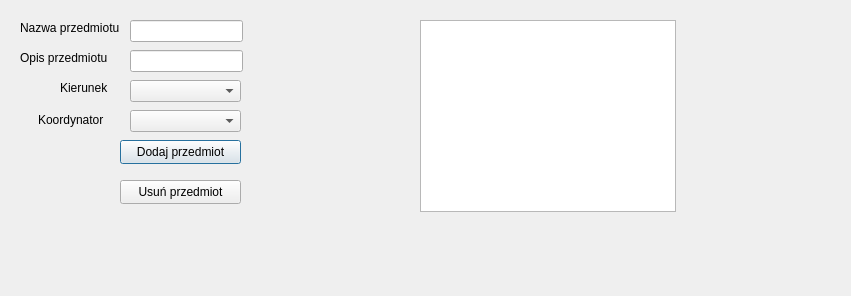
<?xml version="1.0" encoding="UTF-8"?>
<ui version="4.0">
 <class>SubjectsWindow</class>
 <widget class="QDialog" name="SubjectsWindow">
  <property name="geometry">
   <rect>
    <x>0</x>
    <y>0</y>
    <width>851</width>
    <height>296</height>
   </rect>
  </property>
  <property name="windowTitle">
   <string>Dialog</string>
  </property>
  <widget class="QLineEdit" name="nameLineEdit">
   <property name="geometry">
    <rect>
     <x>130</x>
     <y>20</y>
     <width>113</width>
     <height>22</height>
    </rect>
   </property>
  </widget>
  <widget class="QLineEdit" name="descriptionLineEdit">
   <property name="geometry">
    <rect>
     <x>130</x>
     <y>50</y>
     <width>113</width>
     <height>22</height>
    </rect>
   </property>
  </widget>
  <widget class="QLabel" name="label">
   <property name="geometry">
    <rect>
     <x>20</x>
     <y>20</y>
     <width>101</width>
     <height>16</height>
    </rect>
   </property>
   <property name="text">
    <string>Nazwa przedmiotu</string>
   </property>
  </widget>
  <widget class="QLabel" name="label_2">
   <property name="geometry">
    <rect>
     <x>20</x>
     <y>50</y>
     <width>101</width>
     <height>16</height>
    </rect>
   </property>
   <property name="text">
    <string>Opis przedmiotu</string>
   </property>
  </widget>
  <widget class="QTableView" name="subjectsTableView">
   <property name="geometry">
    <rect>
     <x>420</x>
     <y>20</y>
     <width>256</width>
     <height>192</height>
    </rect>
   </property>
  </widget>
  <widget class="QPushButton" name="addSubjectButton">
   <property name="geometry">
    <rect>
     <x>120</x>
     <y>140</y>
     <width>121</width>
     <height>24</height>
    </rect>
   </property>
   <property name="text">
    <string>Dodaj przedmiot</string>
   </property>
  </widget>
  <widget class="QPushButton" name="deleteSubjectButton">
   <property name="geometry">
    <rect>
     <x>120</x>
     <y>180</y>
     <width>121</width>
     <height>24</height>
    </rect>
   </property>
   <property name="text">
    <string>Usuń przedmiot</string>
   </property>
  </widget>
  <widget class="QComboBox" name="directionComboBox">
   <property name="geometry">
    <rect>
     <x>130</x>
     <y>80</y>
     <width>111</width>
     <height>22</height>
    </rect>
   </property>
  </widget>
  <widget class="QLabel" name="label_3">
   <property name="geometry">
    <rect>
     <x>60</x>
     <y>80</y>
     <width>49</width>
     <height>16</height>
    </rect>
   </property>
   <property name="text">
    <string>Kierunek</string>
   </property>
  </widget>
  <widget class="QComboBox" name="coordinatorComboBox">
   <property name="geometry">
    <rect>
     <x>130</x>
     <y>110</y>
     <width>111</width>
     <height>22</height>
    </rect>
   </property>
  </widget>
  <widget class="QLabel" name="label_4">
   <property name="geometry">
    <rect>
     <x>38</x>
     <y>110</y>
     <width>71</width>
     <height>20</height>
    </rect>
   </property>
   <property name="text">
    <string>Koordynator</string>
   </property>
  </widget>
 </widget>
 <resources/>
 <connections/>
</ui>
